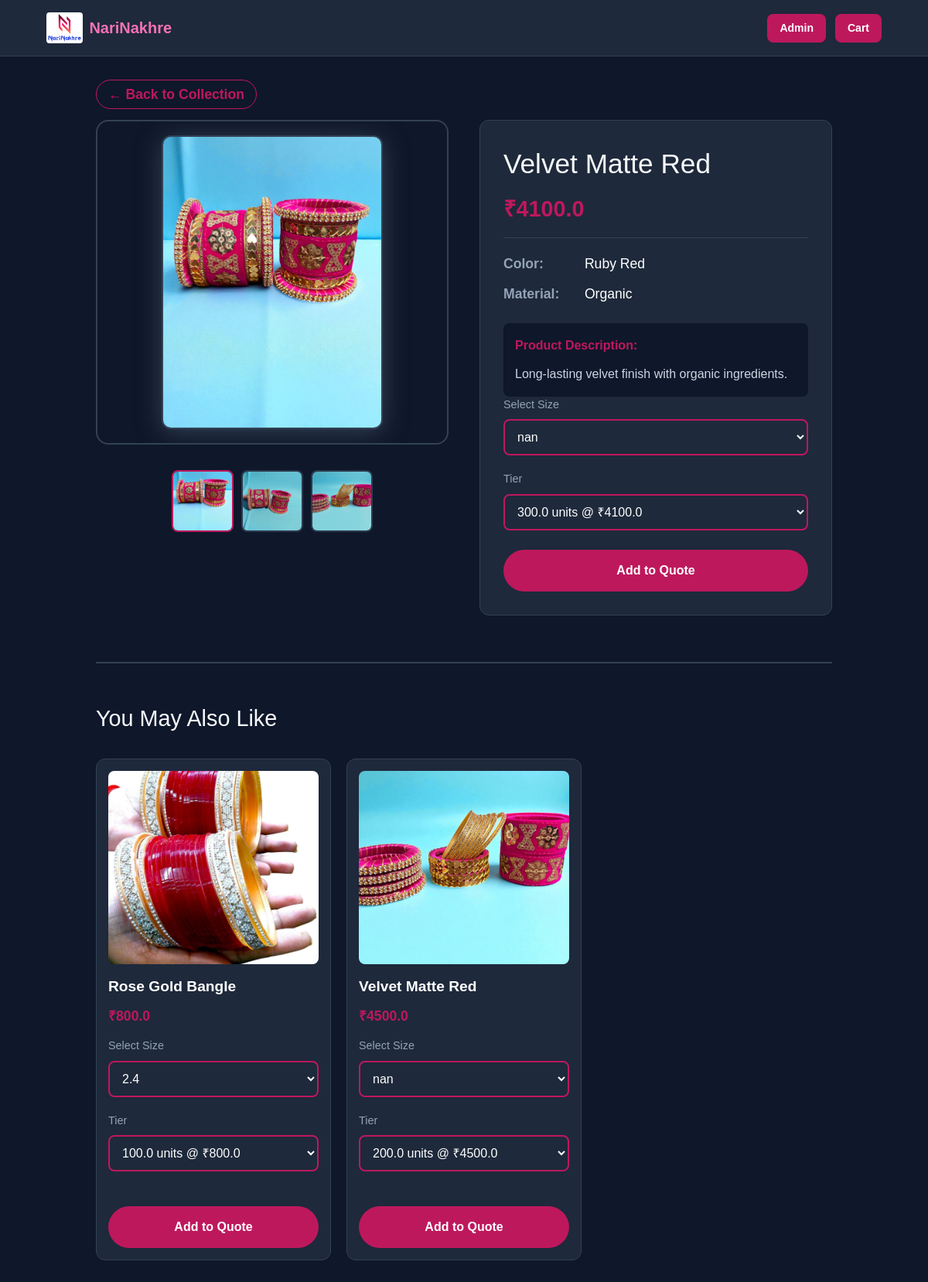
/product/18, run on the app's committed database.
### tables this page shows
CREATE TABLE products (
                id INTEGER PRIMARY KEY AUTOINCREMENT,
                sku TEXT,
                name TEXT,
                hsn TEXT,
                gst REAL,
                material TEXT,
                color TEXT,
                sizes TEXT,
                category_id INTEGER,
                subcategory_id INTEGER,
                description TEXT,
                quantity1 REAL,
                price1 REAL,
                quantity2 REAL,
                price2 REAL,
                quantity3 REAL,
                price3 REAL
            , category TEXT, subcategory TEXT, image_file TEXT, image_url TEXT);

### app.py (the view)
@app.route('/product/<int:product_id>')
def product_detail(product_id):
    db = get_db()
    product = db.execute('SELECT * FROM products WHERE id = ?', (product_id,)).fetchone()
    if product is None:
        return "Product not found", 404
    product = dict(product)
    product['tiers'] = [
        {'tier': 1, 'qty': product.get('quantity1'), 'price': product.get('price1')},
        {'tier': 2, 'qty': product.get('quantity2'), 'price': product.get('price2')},
        {'tier': 3, 'qty': product.get('quantity3'), 'price': product.get('price3')},
    ]
    product['sizes'] = product.get('sizes', '')
    images = db.execute('SELECT image_path FROM product_images WHERE product_id = ? ORDER BY image_index', (product_id,)).fetchall()
    image_urls = []
    for img in images:
        path = img['image_path']
        if path.startswith('static/'):
            path = path[len('static/'):]
        path = path.lstrip('/')
        image_urls.append(path)
    if not image_urls:
        for i in range(1, 6):
            img_path = f"static/assets/products/{product['sku']}_{i}.jpg"
            if os.path.exists(img_path):
                image_urls.append(f"assets/products/{product['sku']}_{i}.jpg")
        if not image_urls:
            image_urls = [f"assets/products/{product['sku']}_1.jpg"]
    related_products_raw = db.execute('SELECT * FROM products WHERE id != ? ORDER BY RANDOM() LIMIT 3', (product_id,)).fetchall()
    related_products = []
    for rel in related_products_raw:
        rel = dict(rel)
        rel['tiers'] = [
            {'tier': 1, 'qty': rel.get('quantity1'), 'price': rel.get('price1')},
            {'tier': 2, 'qty': rel.get('quantity2'), 'price': rel.get('price2')},
            {'tier': 3, 'qty': rel.get('quantity3'), 'price': rel.get('price3')},
        ]
        rel['sizes'] = rel.get('sizes', '')
        related_products.append(rel)
    return render_template('product_detail.html', product=product, image_urls=image_urls, related_products=related_products)

### app.py (called while the page is built)
def get_db():
    if 'db' not in g:
        g.db = sqlite3.connect(app.config['DATABASE'])
        g.db.row_factory = sqlite3.Row
    return g.db

### templates/product_detail.html (shortened to what this page needs)
{% extends "base.html" %}
{% block content %}
<div class="pdp-bg">
    <div class="pdp-container">
        <nav class="back-nav">
            <a href="/" class="back-link">← Back to Collection</a>
        </nav>
        <div class="pdp-grid">
            <div class="pdp-image-section">
                <div class="main-img-container" style="background:#0f172a; border:2px solid #334155; border-radius:16px; display:flex; align-items:center; justify-content:center; height:420px; overflow-x:auto;">
                    <img id="main-view" src="{{ url_for('static', filename=image_urls[0]) }}" alt="{{ product['name'] }} main image" onclick="openLightbox(0)" style="max-width:350px; max-height:380px; border-radius:12px; cursor:pointer; box-shadow:0 4px 32px #334155; border:2px solid #334155; background:#1e293b;">
                </div>
                <div class="thumb-grid" style="display:flex; gap:10px; justify-content:center; margin-top:18px; overflow-x:auto;">
                    {% for img in image_urls %}
                        <img src="{{ url_for('static', filename=img) }}" class="thumb-img{% if loop.index0 == 0 %} active-thumb{% endif %}" data-idx="{{ loop.index0 }}" style="width:80px; height:80px; object-fit:cover; border-radius:8px; border:2px solid #334155; opacity:0.85; cursor:pointer; transition:0.2s;" onclick="setMainImage({{ loop.index0 }})">
                    {% endfor %}
                </div>
            </div>
            <div class="pdp-info-card">
                <h1 class="pdp-title">{{ product['name'] }}</h1>
                <div class="pdp-price">₹{{ product['price1'] }}</div>
                <div class="detail-item"><span class="detail-label">Color:</span> {{ product['color'] or 'N/A' }}</div>
                <div class="detail-item"><span class="detail-label">Material:</span> {{ product['material'] or 'N/A' }}</div>
                <div class="product-desc">
                    <strong style="color:#be185d; display:block; margin-bottom:10px;">Product Description:</strong>
                    <span style="color:#cbd5e1;">{{ product['description'] or 'No description available for this product.' }}</span>
                </div>
                <div class="pdp-field">
                    <label>Select Size</label>
                    <select id="size-{{ product.id }}" class="pdp-select size-select">
                        {% for s in product['sizes'].split(',') %}
                            <option value="{{ s|trim }}">{{ s|trim }}</option>
                        {% endfor %}
                    </select>
                </div>
                <div class="pdp-field">
                    <label for="tier">Tier</label>
                    <select id="tier-select-{{ product.id }}" class="pdp-input tier-select">
                        {% for tier in product['tiers'] %}
                            {% if tier.qty and tier.price %}
                                <option value="{{ tier.qty }}" data-price="{{ tier.price }}">{{ tier.qty }} units @ ₹{{ tier.price }}</option>
                            {% endif %}
                        {% endfor %}
                    </select>
                </div>
                <div class="pdp-actions">
                    <button class="add-to-quote-btn btn-add"
                        data-sku="{{ product.id }}"
                        data-tier="{{ product.tiers[0].qty if product.tiers and product.tiers[0].qty else 1 }}"
                        data-price="{{ product.tiers[0].price if product.tiers and product.tiers[0].price else product.price1 }}"
                        data-size="{{ product.sizes.split(',')[0]|trim if product.sizes else '' }}"
                        onclick="addToQuoteDirect(this, '{{ product.id }}')"
                    >Add to Quote</button>
                </div>
            </div>
        </div>
        {% if related_products %}
        <section class="carousel-section">
            <h2 class="carousel-title">You May Also Like</h2>
            <div class="product-grid">
                {% for rel in related_products %}
                <div class="product-card">
                    <a href="/product/{{ rel.id }}">
                        <img class="product-image" src="/static/assets/products/{{ rel.sku }}_1.jpg" alt="{{ rel.name }}" onerror="this.src='/static/assets/products/default.jpg'">
                    </a>
                    <a href="/product/{{ rel.id }}" class="mini-title">{{ rel.name }}</a>
                    <div class="mini-price">₹{{ rel.price1 }}</div>
                    <div class="pdp-field">
                        <label>Select Size</label>
                        <select id="size-{{ rel.id }}" class="pdp-select size-select">
                            {% for s in rel.sizes.split(',') %}
                                <option value="{{ s|trim }}">{{ s|trim }}</option>
                            {% endfor %}
                        </select>
                    </div>
                    <div class="pdp-field">
                        <label for="tier">Tier</label>
                        <select id="tier-select-{{ rel.id }}" class="pdp-input tier-select">
                            {% for tier in rel.tiers %}
                                {% if tier.qty and tier.price %}
                                    <option value="{{ tier.qty }}" data-price="{{ tier.price }}">{{ tier.qty }} units @ ₹{{ tier.price }}</option>
                                {% endif %}
                            {% endfor %}
                        </select>
                    </div>
                    <div class="pdp-actions">
                        <button class="add-to-quote-btn btn-add"
                            data-sku="{{ rel.id }}"
                            data-tier="{{ rel.tiers[0].qty if rel.tiers and rel.tiers[0].qty else 1 }}"
                            data-price="{{ rel.tiers[0].price if rel.tiers and rel.tiers[0].price else rel.price1 }}"
                            data-size="{{ rel.sizes.split(',')[0]|trim if rel.sizes else '' }}"
                            onclick="addToQuoteDirect(this, '{{ rel.id }}')"
                        >Add to Quote</button>
                    </div>
                </div>
                {% endfor %}
            </div>
        </section>
        {% endif %}
    </div>
</div>
{% endblock %}

### templates/base.html (style rules this page uses)
body { background: #0f172a; color: #e2e8f0; font-family: sans-serif; }

### templates/product_detail.html (style rules this page uses)
body { background-color: #0f172a; color: white; margin: 0; font-family: sans-serif; }
.pdp-bg { background: #0f172a; min-height: 100vh; padding: 20px; }
.pdp-container { max-width: 1200px; margin: 0 auto; }
.back-nav { margin-bottom: 20px; }
.back-link { color: #be185d; text-decoration: none; font-weight: bold; font-size: 1.1rem; border: 1px solid #be185d; padding: 8px 15px; border-radius: 20px; transition: 0.3s; }
.pdp-grid { display: grid; grid-template-columns: repeat(auto-fit, minmax(350px, 1fr)); gap: 40px; margin-bottom: 60px; }
.pdp-image-section { display: flex; flex-direction: column; gap: 15px; }
.main-img-container { background: #1e293b; border: 1px solid #334155; border-radius: 12px; overflow: hidden; height: 450px; display: flex; align-items: center; justify-content: center; }
.main-img-container img { max-width: 100%; max-height: 100%; object-fit: contain; cursor: pointer; }
.thumb-grid { display: flex; gap: 10px; justify-content: center; overflow-x: auto; }
.thumb-grid img { width: 80px; height: 80px; object-fit: cover; border-radius: 8px; cursor: pointer; border: 2px solid #334155; opacity: 0.7; transition: 0.3s; }
.pdp-info-card { background: #1e293b; border: 1px solid #334155; border-radius: 12px; padding: 30px; height: fit-content; }
.pdp-title { font-size: 2.2rem; color: #f8fafc; margin-bottom: 10px; }
.pdp-price { font-size: 1.8rem; color: #be185d; font-weight: bold; margin-bottom: 20px; border-bottom: 1px solid #334155; padding-bottom: 15px; }
.detail-item { margin-bottom: 12px; font-size: 1.1rem; }
.detail-label { color: #94a3b8; font-weight: bold; min-width: 100px; display: inline-block; }
.product-desc { margin-top: 25px; line-height: 1.7; color: #cbd5e1; background: #0f172a; padding: 15px; border-radius: 8px; }
.pdp-field { margin-bottom: 20px; }
.pdp-field label { display: block; margin-bottom: 8px; color: #94a3b8; font-size: 0.9rem; }
.pdp-input, .pdp-select { width: 100%; padding: 12px; border-radius: 8px; border: 2px solid #be185d; background: #1e293b; color: white; font-size: 1rem; }
.pdp-actions { display: flex; gap: 15px; margin-top: 25px; }
.btn-add { flex: 2; background: #be185d; color: white; border: none; padding: 15px; border-radius: 30px; cursor: pointer; font-weight: bold; font-size: 1rem; }
.carousel-section { border-top: 2px solid #334155; padding-top: 50px; margin-top: 50px; }
.carousel-title { font-size: 1.8rem; margin-bottom: 30px; color: #f8fafc; }
.product-grid { display: grid; grid-template-columns: repeat(auto-fill, minmax(280px, 1fr)); gap: 20px; }
.product-card { background: #1e293b; border: 1px solid #334155; border-radius: 12px; padding: 15px; display: flex; flex-direction: column; transition: 0.3s; }
.product-image { width: 100%; height: 250px; object-fit: cover; border-radius: 8px; margin-bottom: 15px; }
.mini-title { color: white; text-decoration: none; font-size: 1.2rem; font-weight: bold; margin-bottom: 10px; display: block; }
.mini-price { color: #be185d; font-weight: bold; font-size: 1.1rem; margin-bottom: 15px; }

### data on the page
products: name "Velvet Matte Red", price1 "4100.0", color "Ruby Red", material "Organic", description "Long-lasting velvet finish with organic ingredients."
products: sku (picture), name "Rose Gold Bangle", price1 "800.0", sizes+id "2.4"
products: sku (picture), name "Velvet Matte Red", price1 "4500.0"

### other printed values
form field value "nan"
form field value "300.0 units @ ₹4100.0"
form field value "100.0 units @ ₹800.0"
form field value "200.0 units @ ₹4500.0"
